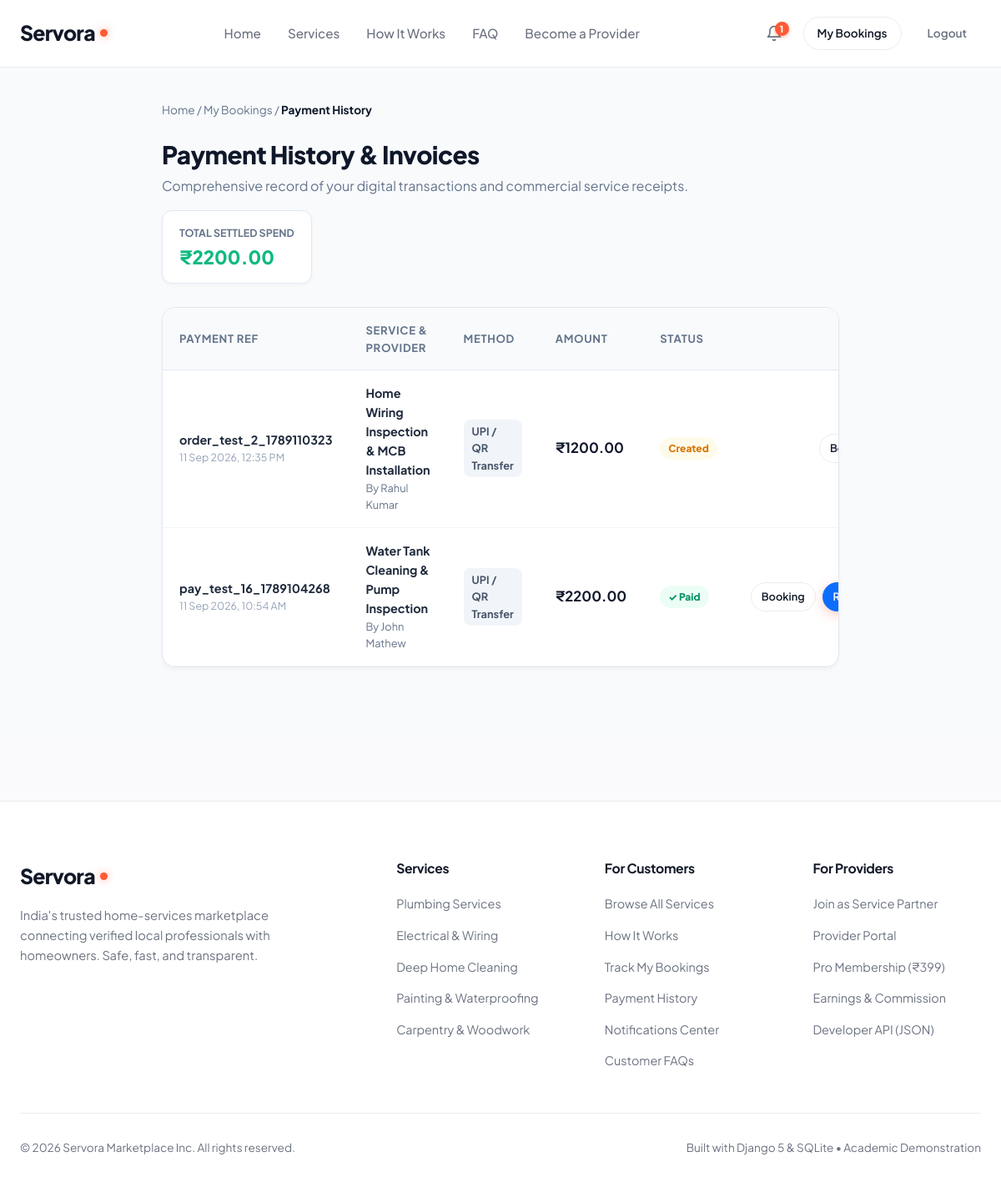
Screenshot of /payments/history/ (signed in) with the database file from the repository.
### services/models.py (models this page shows, shortened)
class PaymentTransaction(models.Model):
    STATUS_CHOICES = (
        ('created', 'Created'),
        ('pending', 'Pending'),
        ('authorized', 'Authorized'),
        ('captured', 'Captured / Paid'),
        ('failed', 'Failed'),
        ('cancelled', 'Cancelled'),
        ('refunded', 'Refunded'),
        ('partially_refunded', 'Partially Refunded'),
    )
    PAYMENT_METHOD_CHOICES = (
        ('upi', 'UPI / QR Transfer'),
        ('card', 'Debit / Credit Card'),
        ('netbanking', 'Net Banking'),
        ('wallet', 'Digital Wallet'),
        ('other', 'Other'),
    )
    booking = models.ForeignKey(Booking, on_delete=models.CASCADE, related_name='payment_transactions')
    customer = models.ForeignKey(User, on_delete=models.CASCADE, related_name='customer_payments')
    provider = models.ForeignKey(UserProfile, on_delete=models.CASCADE, related_name='provider_payments')
    gateway = models.CharField(max_length=50, default='test_gateway')
    gateway_order_id = models.CharField(max_length=100, blank=True, db_index=True)
    gateway_payment_id = models.CharField(max_length=100, blank=True, db_index=True)
    gateway_signature = models.CharField(max_length=255, blank=True)
    amount = models.DecimalField(max_digits=10, decimal_places=2)
    currency = models.CharField(max_length=10, default='INR')
    payment_method = models.CharField(max_length=30, choices=PAYMENT_METHOD_CHOICES, default='upi')
    status = models.CharField(max_length=30, choices=STATUS_CHOICES, default='created')
    failure_reason = models.TextField(blank=True, default='')
    paid_at = models.DateTimeField(null=True, blank=True)
    is_demo = models.BooleanField(default=False, help_text="True if synthetic test-mode transaction.")
    created_at = models.DateTimeField(auto_now_add=True)
    updated_at = models.DateTimeField(auto_now=True)
    class Meta:
        ordering = ['-created_at']

class Booking(models.Model):
    STATUS_CHOICES = (
        ('pending', 'Pending Approval'),
        ('accepted', 'Accepted / In Progress'),
        ('completed', 'Completed'),
        ('declined', 'Declined'),
        ('cancelled', 'Cancelled'),
    )
    PAYMENT_STATUS_CHOICES = (
        ('unpaid', 'Unpaid'),
        ('pending', 'Payment Pending'),
        ('paid', 'Paid'),
        ('failed', 'Payment Failed'),
        ('refunded', 'Refunded'),
    )
    service = models.ForeignKey(Service, on_delete=models.CASCADE, related_name='bookings')
    customer = models.ForeignKey(User, on_delete=models.CASCADE, related_name='bookings')
    booking_date = models.DateField()
    booking_time = models.TimeField()
    status = models.CharField(max_length=20, choices=STATUS_CHOICES, default='pending')
    payment_status = models.CharField(
        max_length=20,
        choices=PAYMENT_STATUS_CHOICES,
        default='unpaid',
        help_text="Financial settlement status of the customer booking."
    )
    service_amount = models.DecimalField(
        max_digits=10,
        decimal_places=2,
        default=Decimal('0.00'),
        help_text="Base price for the agreed service."
    )
    materials_amount = models.DecimalField(
        max_digits=10,
        decimal_places=2,
        default=Decimal('0.00'),
        help_text="Total approved physical materials and parts reimbursement."
    )
    final_amount = models.DecimalField(
        max_digits=10,
        decimal_places=2,
        default=Decimal('0.00'),
        help_text="Final payable total locked after materials approval (service + materials)."
    )
    total_amount = models.DecimalField(max_digits=10, decimal_places=2)
    commission_rate = models.DecimalField(
        max_digits=5,
        decimal_places=2,
        default=10.00,
        help_text="Platform commission percentage (default 10%)"
    )
    commission_amount = models.DecimalField(
        max_digits=10,
        decimal_places=2,
        default=0.00,
        help_text="Calculated platform revenue earned on completion (10% of service charge)"
    )
    address = models.TextField(blank=True, default='')
    notes = models.TextField(blank=True, default='')
    created_at = models.DateTimeField(auto_now_add=True)
    class Meta:
        ordering = ['-created_at']

class Service(models.Model):
    provider = models.ForeignKey(UserProfile, on_delete=models.CASCADE, related_name='services')
    category = models.ForeignKey(Category, on_delete=models.CASCADE, related_name='services')
    title = models.CharField(max_length=200)
    slug = models.SlugField(max_length=220, unique=True, blank=True)
    description = models.TextField()
    price = models.DecimalField(max_digits=10, decimal_places=2, help_text="Starting price in INR (₹)")
    duration_estimate = models.CharField(max_length=100, default='1-2 hours')
    location = models.CharField(max_length=120, default='Kannur')
    image = models.ImageField(upload_to='services/', blank=True, null=True)
    is_active = models.BooleanField(default=True)
    is_featured = models.BooleanField(default=False)
    created_at = models.DateTimeField(auto_now_add=True)
    updated_at = models.DateTimeField(auto_now=True)
    class Meta:
        ordering = ['-is_featured', '-created_at']

### users/models.py (models this page shows, shortened)
class UserProfile(models.Model):
    ROLE_CHOICES = (
        ('customer', 'Customer / Homeowner'),
        ('provider', 'Service Provider / Professional'),
    )
    user = models.OneToOneField(User, on_delete=models.CASCADE, related_name='profile')
    role = models.CharField(max_length=20, choices=ROLE_CHOICES, default='customer')
    phone = models.CharField(max_length=20, blank=True, default='')
    city = models.CharField(max_length=100, blank=True, default='Kannur')
    address = models.TextField(blank=True, default='')
    bio = models.TextField(blank=True, default='')
    is_verified = models.BooleanField(default=False, help_text="Designates whether this provider has been verified.")
    avatar = models.ImageField(upload_to='profiles/', blank=True, null=True)
    PAYOUT_STATUS_CHOICES = (
        ('not_configured', 'Not Configured'),
        ('configured', 'Configured'),
        ('verification_required', 'Verification Required'),
        ('ready', 'Ready for Payout'),
    )
    PAYOUT_PREFERENCE_CHOICES = (
        ('upi', 'UPI Transfer'),
        ('bank', 'Bank Transfer'),
    )
    payout_upi_id = models.CharField(
        max_length=100,
        blank=True,
        default='',
        help_text="Private provider UPI ID for electronic settlement disbursements."
    )
    payout_upi_name = models.CharField(
        max_length=150,
        blank=True,
        default='',
        help_text="Beneficiary name associated with UPI ID."
    )
    payout_preference = models.CharField(
        max_length=30,
        choices=PAYOUT_PREFERENCE_CHOICES,
        default='upi'
    )
    payout_status = models.CharField(
        max_length=30,
        choices=PAYOUT_STATUS_CHOICES,
        default='not_configured'
    )
    created_at = models.DateTimeField(auto_now_add=True)
    @property
    def is_provider(self):
        return self.role == 'provider'

### services/views.py (the view)
# urls.py: path('payments/history/', views.customer_payment_history_view, name='customer_payment_history'),
@login_required
def customer_payment_history_view(request):
    if hasattr(request.user, 'profile') and request.user.profile.is_provider:
        messages.info(request, "Providers can track settlements under Provider Financials.")
        return redirect('provider_settlements')
    payments = PaymentTransaction.objects.filter(customer=request.user).select_related(
        'booking', 'booking__service', 'provider', 'provider__user'
    ).order_by('-created_at')
    total_paid = payments.filter(status='captured').aggregate(total=Sum('amount'))['total'] or Decimal('0.00')
    return render(request, 'services/payment_history.html', {
        'payments': payments,
        'total_paid': total_paid,
        'total_count': payments.count(),
    })

### templates/services/payment_history.html (shortened to what this page needs)
{% extends 'base.html' %}
{% load static %}
{% block content %}
<section class="section" style="padding: 40px 0 80px; background: #F8FAFC;">
  <div class="container container-narrow">
    <div style="margin-bottom: 24px; font-size: 0.85rem; color: #64748B;">
      <a href="{% url 'home' %}" style="color: #64748B;">Home</a> /
      <a href="{% url 'my_bookings' %}" style="color: #64748B;">My Bookings</a> /
      <span style="color: #0F172A; font-weight: 700;">Payment History</span>
    </div>
    <div style="display: flex; justify-content: space-between; align-items: flex-end; margin-bottom: 28px; flex-wrap: wrap; gap: 16px;">
      <div>
        <h1 style="font-size: 1.85rem; font-weight: 800; color: #0F172A; margin: 0 0 6px;">Payment History & Invoices</h1>
        <p style="color: #64748B; margin: 0;">Comprehensive record of your digital transactions and commercial service receipts.</p>
      </div>
      <div style="background: #FFFFFF; border: 1px solid #E2E8F0; padding: 12px 20px; border-radius: 12px; box-shadow: 0 2px 4px rgba(0,0,0,0.03);">
        <span style="font-size: 0.78rem; color: #64748B; text-transform: uppercase; font-weight: 700;">Total Settled Spend</span>
        <div style="font-size: 1.4rem; font-weight: 800; color: #10B981;">₹{{ total_paid|floatformat:2 }}</div>
      </div>
    </div>
    {% if payments %}
      <div style="background: #FFFFFF; border: 1px solid #E2E8F0; border-radius: 16px; overflow: hidden; box-shadow: 0 4px 6px -1px rgba(0,0,0,0.04);">
        <table style="width: 100%; border-collapse: collapse; text-align: left;">
          <thead>
            <tr style="background: #F8FAFC; border-bottom: 1px solid #E2E8F0; font-size: 0.82rem; text-transform: uppercase; color: #64748B; letter-spacing: 0.05em;">
              <th style="padding: 16px 20px;">Payment Ref</th>
              <th style="padding: 16px 20px;">Service & Provider</th>
              <th style="padding: 16px 20px;">Method</th>
              <th style="padding: 16px 20px;">Amount</th>
              <th style="padding: 16px 20px;">Status</th>
              <th style="padding: 16px 20px; text-align: right;">Action</th>
            </tr>
          </thead>
          <tbody>
            {% for p in payments %}
              <tr style="border-bottom: 1px solid #F1F5F9; font-size: 0.9rem;">
                <td style="padding: 16px 20px;">
                  <div style="font-weight: 700; color: #1E293B;">{{ p.gateway_payment_id|default:p.gateway_order_id }}</div>
                  <div style="font-size: 0.78rem; color: #94A3B8;">{{ p.created_at|date:"d M Y, h:i A" }}</div>
                </td>
                <td style="padding: 16px 20px;">
                  <strong style="color: #1E293B;">{{ p.booking.service.title }}</strong>
                  <div style="font-size: 0.8rem; color: #64748B;">By {{ p.provider.user.get_full_name|default:p.provider.user.username }}</div>
                </td>
                <td style="padding: 16px 20px;">
                  <span style="display: inline-block; padding: 4px 10px; background: #F1F5F9; border-radius: 8px; font-weight: 700; font-size: 0.8rem; color: #475569;">
                    {{ p.get_payment_method_display }}
                  </span>
                </td>
                <td style="padding: 16px 20px;">
                  <strong style="font-size: 1.05rem; color: #0F172A;">₹{{ p.amount|floatformat:2 }}</strong>
                </td>
                <td style="padding: 16px 20px;">
                  {% if p.status == 'captured' %}
                    <span style="display: inline-block; padding: 4px 10px; background: #ECFDF5; color: #059669; border-radius: 9999px; font-weight: 800; font-size: 0.75rem;">
                      ✓ Paid
                    </span>
                  {% elif p.status == 'failed' %}
                    <span style="display: inline-block; padding: 4px 10px; background: #FEF2F2; color: #DC2626; border-radius: 9999px; font-weight: 800; font-size: 0.75rem;">
                      Failed
                    </span>
                  {% elif p.status == 'refunded' %}
                    <span style="display: inline-block; padding: 4px 10px; background: #F3F4F6; color: #6B7280; border-radius: 9999px; font-weight: 800; font-size: 0.75rem;">
                      Refunded
                    </span>
                  {% else %}
                    <span style="display: inline-block; padding: 4px 10px; background: #FFFBEB; color: #D97706; border-radius: 9999px; font-weight: 800; font-size: 0.75rem;">
                      {{ p.get_status_display }}
                    </span>
                  {% endif %}
                </td>
                <td style="padding: 16px 20px; text-align: right;">
                  <div style="display: inline-flex; gap: 8px;">
                    <a href="{% url 'booking_detail' p.booking.id %}" class="btn btn-outline btn-sm" style="padding: 6px 12px; font-size: 0.8rem;">
                      Booking
                    </a>
                    {% if p.status == 'captured' and p.booking.status == 'completed' %}
                      <a href="{% url 'booking_receipt' p.booking.id %}" class="btn btn-primary btn-sm" target="_blank" style="padding: 6px 12px; font-size: 0.8rem; background: #0D6EFD; border-color: #0D6EFD;">
                        Receipt
                      </a>
                    {% endif %}
                  </div>
                </td>
              </tr>
            {% endfor %}
          </tbody>
        </table>
      </div>
    {% endif %}
  </div>
</section>
{% endblock %}

### rows the page displays
PaymentTransaction: gateway_payment_id "order_test_2_1789110323", created_at "11 Sep 2026, 12:35 PM", booking.service "Home Wiring Inspection & MCB Installation", provider.user.get_full_name "Rahul Kumar", payment_method "UPI / QR Transfer", amount "1200.00", status "Created"
PaymentTransaction: gateway_payment_id "pay_test_16_1789104268", created_at "11 Sep 2026, 10:54 AM", booking.service "Water Tank Cleaning & Pump Inspection", provider.user.get_full_name "John Mathew", payment_method "UPI / QR Transfer", amount "2200.00", status "✓ Paid"

### other values shown
{{ unread_notifications_count }} "1"
{{ total_paid|floatformat:2 }} "2200.00"
